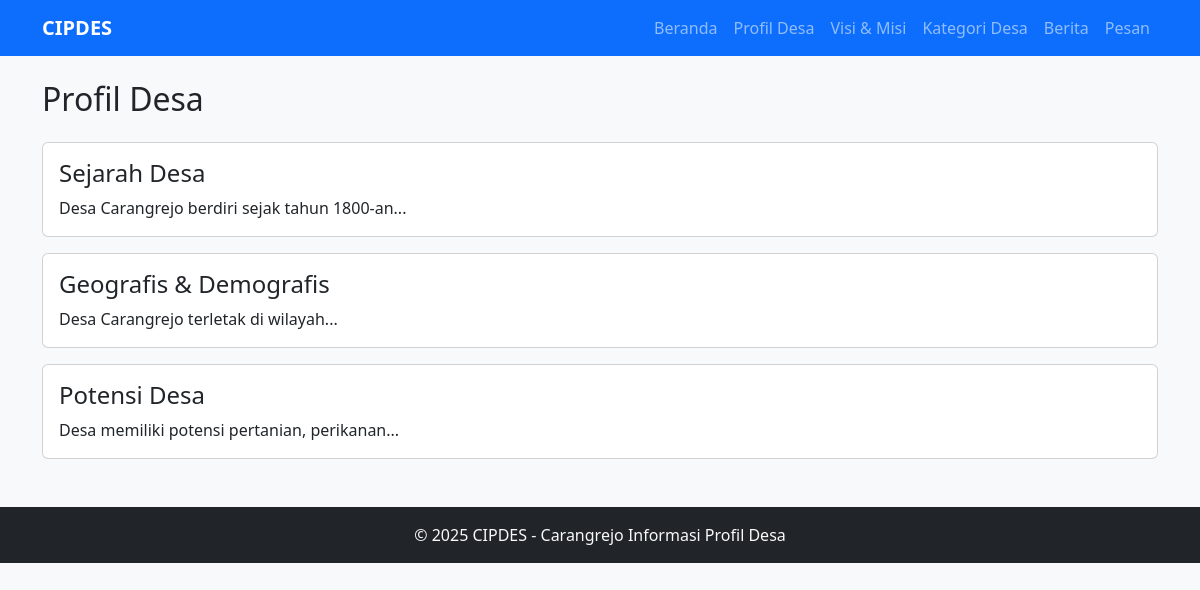
/profil.php, run on the app's committed database.
### tables this page shows
CREATE TABLE profil_desa (
    id INT AUTO_INCREMENT PRIMARY KEY,
    judul VARCHAR(255) NOT NULL,
    isi TEXT NOT NULL,
    gambar VARCHAR(255),
    created_at TIMESTAMP DEFAULT CURRENT_TIMESTAMP
);

### public/profil.php (the view, shortened to what this page needs)
<?php
include 'includes/db.php';
include 'includes/header.php';
?>
<div class="container mt-4">
  <h2 class="mb-4">Profil Desa</h2>
  <?php
  $res = mysqli_query($conn, "SELECT * FROM profil_desa ORDER BY id ASC");
  if(mysqli_num_rows($res) > 0){
      while($row = mysqli_fetch_assoc($res)){
          echo '<div class="card mb-3">';
          echo '<div class="card-body">';
          echo '<h4 class="card-title">'.$row['judul'].'</h4>';
          echo '<p class="card-text">'.$row['isi'].'</p>';
          echo '</div></div>';
      }
  } else {
      echo "<p>Belum ada data profil desa.</p>";
  }
  ?>
</div>
<?php include 'includes/footer.php'; ?>

### includes/header.php (style rules this page uses)
body { background:#f8f9fa;scroll-behavior:smooth }

### data on the page
profil_desa: judul "Sejarah Desa", isi "Desa Carangrejo berdiri sejak tahun 1800-an..."
profil_desa: judul "Geografis & Demografis", isi "Desa Carangrejo terletak di wilayah..."
profil_desa: judul "Potensi Desa", isi "Desa memiliki potensi pertanian, perikanan..."
